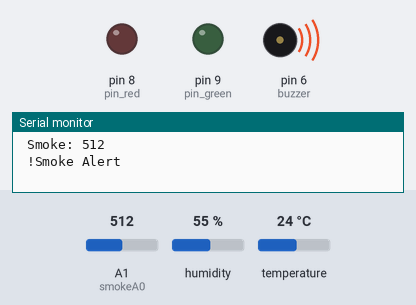
Bench run of a sketch on a simulated Arduino Uno, built with avr-gcc and run on an emulated ATmega328P. Parts: output pins drawn as LEDs (lit = HIGH), buzzer (waves = sounding), the last lines printed to the serial monitor. The inputs (shaded band) are chosen by the test bench; at power-on: temperature 24 °C, humidity 55 %, A1 (smokeA0) = 512.

Above: at 8.2 s.
8.3 s: temperature set to 38 °C
14.5 s: temperature set to 41 °C
At 15.5 s:
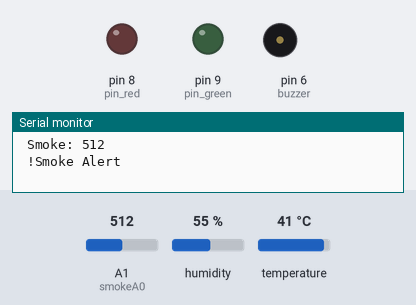
20.7 s: humidity set to 36 %
26.9 s: humidity set to 33 %
At 30.6 s:
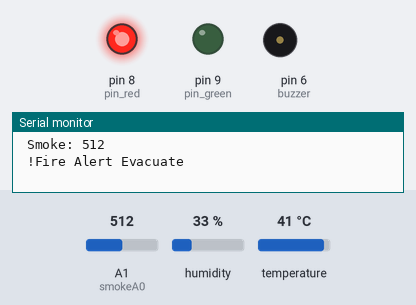
36.6 s: humidity set to 40 %
At 41.0 s:
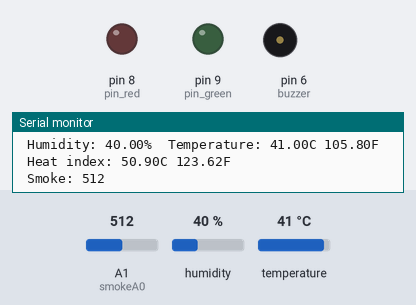
42.8 s: humidity set to 22 %
At 51.9 s:
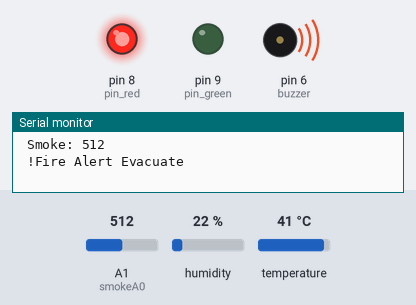
Timing chart, 0 to 53.7 s (numbered marks = the images above; inputs shaded):
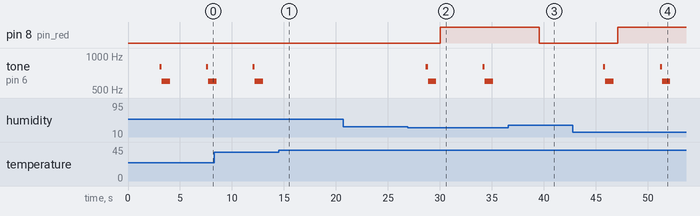

Measured:
- the behaviour switches between 39 and 40 °C on temperature (found by bisection; images 0 and 1)
- the behaviour switches between 35 and 34 % on humidity (found by bisection; images 1 and 2)
- after the input at 14.5 s, tone on pin 6 (buzzer): stays silent (without the input it goes to 800 Hz after 2.0 s)
- after the input at 26.9 s, pin 8 (pin_red): LOW → HIGH after 3.2 s; tone on pin 6 (buzzer): plays 800 Hz for 0.20 s, 600 Hz for 0.80 s, 800 Hz for 0.20 s, 600 Hz for 0.80 s, starting after 1.8 s
- after the input at 36.6 s, pin 8 (pin_red): HIGH → LOW after 3.0 s; tone on pin 6 (buzzer): stays silent (without the input it goes to 800 Hz after 3.0 s)
- after the input at 42.8 s, pin 8 (pin_red): LOW → HIGH after 4.3 s; tone on pin 6 (buzzer): plays 800 Hz for 0.20 s, 600 Hz for 0.80 s, 800 Hz for 0.20 s, 600 Hz for 0.80 s, starting after 2.9 s
- by itself, tone on pin 6 (buzzer): plays 800 Hz for 0.20 s, 600 Hz for 0.80 s, 800 Hz for 0.20 s, 600 Hz for 0.58 s

The sketch:

fire.ino
```cpp
#include "DHT.h"

#define DHTPIN A2
#define DHTTYPE DHT11
int smokeA0 = A1;
int pin_red=8;
int pin_green=9;
int buzzer=6;
DHT dht(DHTPIN, DHTTYPE);

void setup() {
  Serial.begin(9600);
  pinMode(pin_red,OUTPUT);
  pinMode(pin_green,OUTPUT);
  pinMode(buzzer,OUTPUT);
  dht.begin();
 }

void loop() {
  delay(2000);
  delay(1000);
  float h = dht.readHumidity();
  float t = dht.readTemperature();
  float f = dht.readTemperature(true);
  if (isnan(h) || isnan(t) || isnan(f)) {
    Serial.println(F("Failed to read from DHT sensor!"));
    return;
  }
  float hif = dht.computeHeatIndex(f, h);
  float hic = dht.computeHeatIndex(t, h, false);
  Serial.print(F(" Humidity: "));
  Serial.print(h);
  Serial.print(F("%  Temperature: "));
  Serial.print(t);
  Serial.print(F("C "));
  Serial.print(f);
  Serial.print(F("F  Heat index: "));
  Serial.print(hic);
  Serial.print(F("C "));
  Serial.print(hif);
  Serial.println(F("F"));
  int analogSensor = analogRead(smokeA0);
  Serial.print(" Smoke: ");
  Serial.print(analogSensor);
  Serial.println("");
  if(analogSensor>200&&t<40){
    Serial.println(" !Smoke Alert");
    tone(buzzer,800,800);
    delay(200);
    tone(buzzer,600,800);
    delay(200);
    delay(1000);
  }
  if(t>40&&h<35){
    Serial.println(" !Fire Alert Evacuate");
    tone(buzzer,800,800);
    delay(200);
    tone(buzzer,600,800);
    delay(200);
    delay(1000);
   set_outputs_plus_ground(pin_red,pin_green);
   delay(1000);
  }
  else{
    digitalWrite(pin_red,LOW);
    digitalWrite(pin_green,LOW);
  }
}
void set_outputs_plus_ground(int pin_plus, int pin_ground)
{
  //set both pins low first so you don't have them pushing 5 volts into eachother
  digitalWrite(pin_plus,LOW);
  digitalWrite(pin_ground,LOW);
  //set output pin as high
  digitalWrite(pin_plus,HIGH);
  }
```
